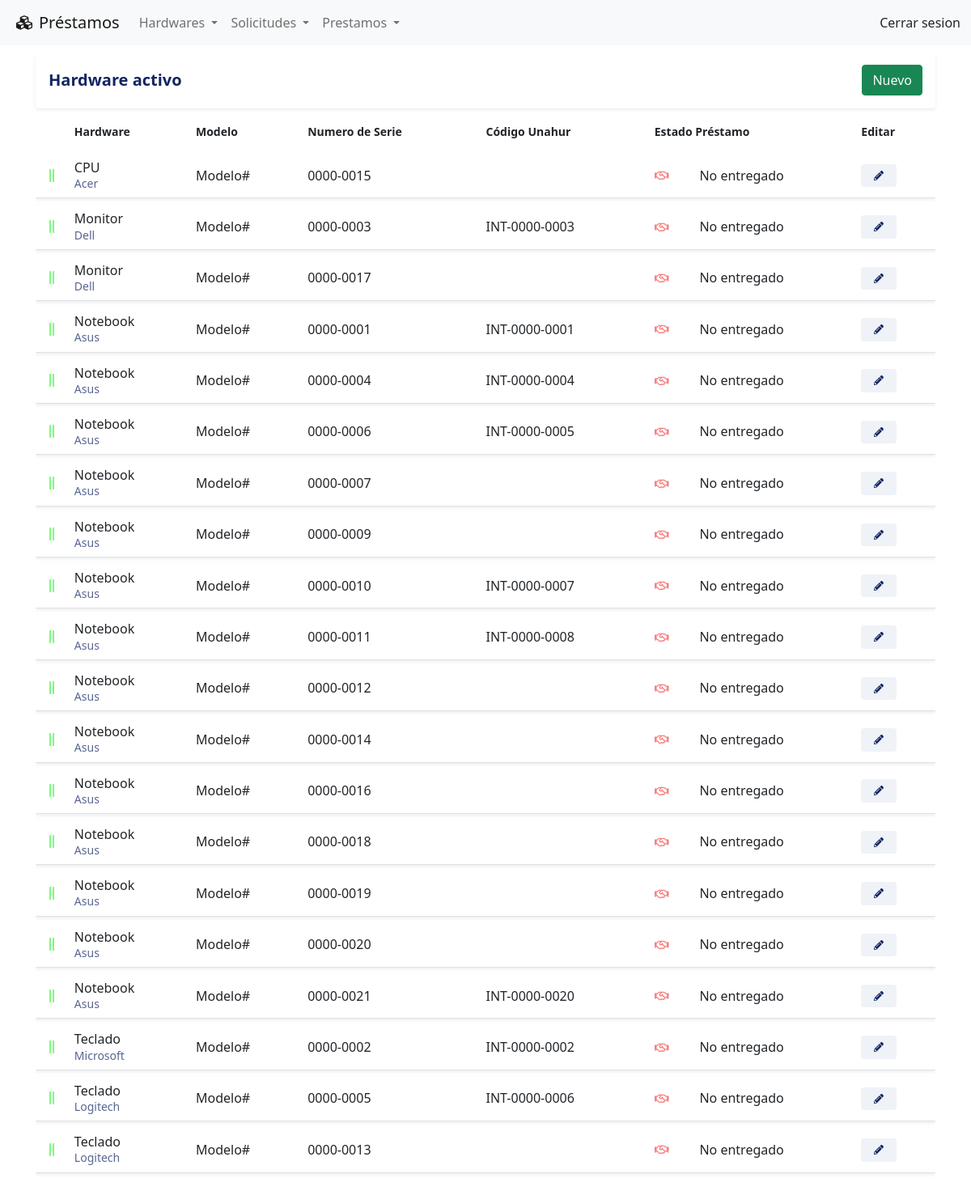
/hardware/activo, run on an earlier commit of the app's database.
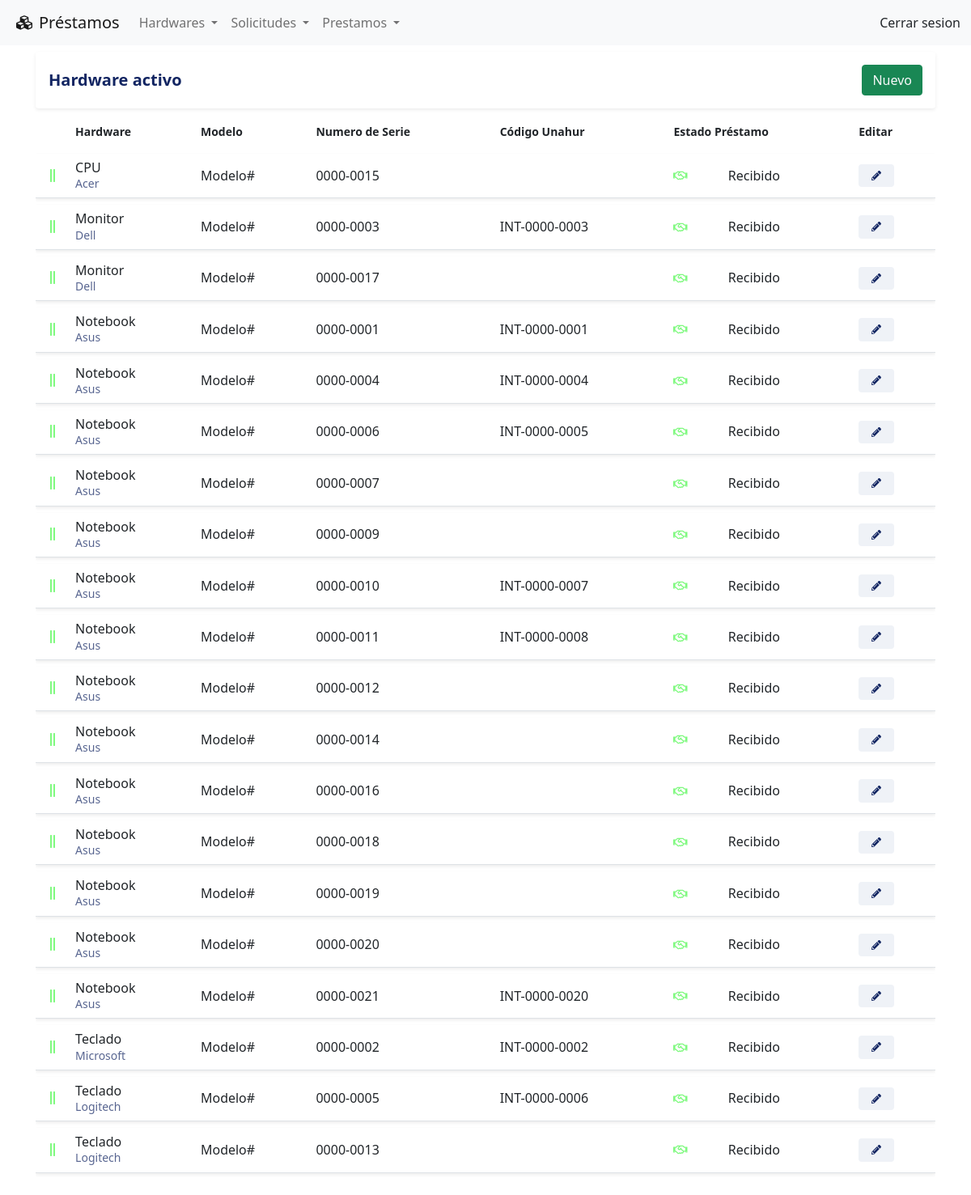
And on a later commit of the database.
### tables this page shows
CREATE TABLE IF NOT EXISTS hardwares
(
    id_hardware INT AUTO_INCREMENT PRIMARY KEY NOT NULL,
    id_tipo_hardware INT NOT NULL,
    id_marca INT NOT NULL,
    descripcion_hardware VARCHAR(1024),
    modelo VARCHAR(40) NOT NULL,
    numero_serie VARCHAR(40) NOT NULL UNIQUE,
    codigo_interno VARCHAR(40),
    id_estado_hardware INT NOT NULL,
    id_estado_prestamo INT NOT NULL,
    created_at TIMESTAMP DEFAULT CURRENT_TIMESTAMP,
    updated_at DATETIME DEFAULT CURRENT_TIMESTAMP ON UPDATE CURRENT_TIMESTAMP,
    FOREIGN KEY (id_tipo_hardware) REFERENCES tipos_hardware (id_tipo_hardware),
    FOREIGN KEY (id_marca) REFERENCES marcas (id_marca)
);

CREATE TABLE IF NOT EXISTS tipos_hardware
(
    id_tipo_hardware INT AUTO_INCREMENT PRIMARY KEY NOT NULL,
    tipo_hardware VARCHAR(40) NOT NULL UNIQUE,
    created_at TIMESTAMP DEFAULT CURRENT_TIMESTAMP,
    updated_at DATETIME DEFAULT CURRENT_TIMESTAMP ON UPDATE CURRENT_TIMESTAMP
);

CREATE TABLE IF NOT EXISTS marcas
(
    id_marca INT AUTO_INCREMENT PRIMARY KEY NOT NULL,
    marca VARCHAR(40) NOT NULL UNIQUE,
    created_at TIMESTAMP DEFAULT CURRENT_TIMESTAMP,
    updated_at DATETIME DEFAULT CURRENT_TIMESTAMP ON UPDATE CURRENT_TIMESTAMP
);

CREATE TABLE IF NOT EXISTS estados_prestamo
( 
    id_estado_prestamo INT AUTO_INCREMENT PRIMARY KEY NOT NULL, 
    estado_prestamo VARCHAR(40) NOT NULL UNIQUE,
    color_estado_prestamo VARCHAR(40) NOT NULL, 
    created_at TIMESTAMP DEFAULT CURRENT_TIMESTAMP,
    updated_at DATETIME DEFAULT CURRENT_TIMESTAMP ON UPDATE CURRENT_TIMESTAMP
);

### index.php (called while the page is built, shortened)
<?php
    require_once "config/database.php";
    include_once "views/layouts/header.php";
    include_once "views/layouts/navbar.php";
    include_once "views/layouts/main.php";
    include_once "views/layouts/footer.php";
?>

### controllers/hardwareController.php (called while the page is built, shortened)
<?php
require_once 'models/hardwareModel.php';
class HardwareController{
    public function activo() {
        $hardware = new HardwareModel();
        $hardwares = $hardware->getAll();
        $hardware->setEncabezado('activo');
        $estado = 1;
        require_once 'views/hardware/listado.php';
    }
}

### config/database.php (called while the page is built)
<?php
class Database {
    public static function connect(){
        $db = new mysqli('localhost', 'root', '', 'prestamos');
        $db->query ("SET NAMES 'utf-8'");
        return $db;
    }
}

### models/hardwareModel.php (called while the page is built, shortened)
<?php
class HardwareModel{
    private $db;
    private $encabezado;
    public function __construct() {
        $this->db = Database::connect();
    }
    public function getEncabezado() {
        return $this->encabezado;
    }
    public function setEncabezado($encabezado) {
        $this->encabezado = $encabezado;
    }
    public function getAll() {
        $hardwares = $this->db->query(
            "SELECT
                hardwares.id_hardware,
                tipos_hardware.tipo_hardware,
                marcas.marca,
                hardwares.modelo,
                hardwares.numero_serie,
                hardwares.codigo_interno,
                hardwares.id_estado_hardware,
                estados_hardware.estado_hardware,
                hardwares.id_estado_prestamo,
                estados_prestamo.estado_prestamo,
                hardwares.descripcion_hardware,
                hardwares.created_at AS created_at_hardware
            FROM
                hardwares
            INNER JOIN
                tipos_hardware ON hardwares.id_tipo_hardware = tipos_hardware.id_tipo_hardware
            INNER JOIN
                marcas ON hardwares.id_marca = marcas.id_marca
            INNER JOIN
                estados_hardware ON hardwares.id_estado_hardware = estados_hardware.id_estado_hardware
            INNER JOIN
                estados_prestamo ON hardwares.id_estado_prestamo = estados_prestamo.id_estado_prestamo
            ORDER BY tipos_hardware.tipo_hardware, hardwares.numero_serie;
        ");
        return $hardwares;
    }
}

### views/hardware/listado.php (the view, shortened to what this page needs)
<div class="row">
    <div class="col align-middle">
        <div class="card d-inline-block border-0 shadow-sm shadow-hover w-100">
            <div class="card-body d-flex justify-content-between align-items-center">
                <h5 class="mb-0"> Hardware <?= $hardware->getEncabezado()?></h5>
                <a href="<?= URL ?>hardware/nuevo"class="btn btn-success text-light">Nuevo</a>
			</div>
        </div>
    </div>
</div>
<div class="row">
    <div class="col">
        <div class="table-responsive">
            <table class="table table-hover">
                <thead class="thead-light">
                    <tr>
                        <th scope="col"><small class="font-weight-bold"><small></th>
                        <th scope="col"><small class="font-weight-bold">Hardware<small></th>
                        <th scope="col"><small class="font-weight-bold">Modelo<small></th>
                        <th scope="col"><small class="font-weight-bold">Numero de Serie<small></th>
                        <th scope="col"><small class="font-weight-bold">Código Unahur<small></th>
                        <th scope="col" colspan=2><small class="font-weight-bold">Estado Préstamo<small></th>
                        <th scope="col"><small class="font-weight-bold">Editar<small></th>
                    </tr>
                </thead>
                <tbody>
                    <?php while($dato = $hardwares->fetch_object()): ?>
                    <?php  $estadoHardware = $dato->id_estado_hardware;
                        if($estadoHardware == $estado) {
                    ?>
                        <tr class="shadow-sm">
                            <td class="align-middle text-center">
                                <i class="fas fa-grip-lines-vertical"
                                        <?php
                                            switch ($estado) {
                                                case 1:
                                                    echo  'style="color:rgba(0, 244, 0, 0.5)"';
                                                break;
                                        }
                                    ?>
                                > </i>
                            </td>
                            <td><span class="d-block"><?= $dato->tipo_hardware; ?></span><small class="text-muted"><?= $dato->marca; ?></small>
                            </td>
                            <td class="align-middle"><span><?= $dato->modelo; ?></span></td>
                            <td class="align-middle"><span><?= $dato->numero_serie; ?></span></td>
                            <td class="align-middle"><span><?= $dato->codigo_interno; ?></span></td>
                            <td class="align-middle">
                                <span>
                                    <i class="far fa-handshake fa-sm"
                                                <?php
                                                    switch ($dato->id_estado_prestamo) {
                                                        case 1:
                                                            echo  'style="color:rgba(244, 0, 0, 0.5)"';
                                                        break;
                                                        case 3:
                                                            echo 'style="color:rgba(0, 244, 0, 0.5)"';
                                                        break;
                                                }
                                            ?>
                                        > </i>
                                </span>
                            </td>
                            <td class="align-middle">
                                <?= $dato->estado_prestamo; ?>
                            </td>
                            <td class="align-middle">
                                <a href = "<?= URL ?>hardware/editar&id=<?=$dato->id_hardware?>">
                                    <span class="badge badge-secondary"><i class="fas fa-pencil-alt"></i></span>
                                </a>
                            </td>
                        </tr>
                    <?php } endwhile; ?>
                </tbody>
            </table>
        </div>
    </div>
</div>

### views/layouts/header.php (shortened to what this page needs)
<!DOCTYPE html>
<html lang="es">
<head>
    <link rel="stylesheet" href="<?php echo URL ?>public/css/bootstrap.min.css" />
    <link rel="stylesheet" href="<?php echo URL ?>public/css/all.min.css" />
    <link rel="stylesheet" href="<?php echo URL ?>public/css/style.css" />
</head>
<body>

### views/layouts/navbar.php (shortened to what this page needs)
<nav class="navbar navbar-expand-lg navbar-light bg-light">
    <div class="container-fluid">
        <a class="navbar-brand" href="<?php echo URL ?>"><i class="fas fa-cubes mx-2"></i>Préstamos</a>
        <div class="collapse navbar-collapse" id="navbarSupportedContent">
        <ul class="navbar-nav me-auto mb-2 mb-lg-0">
            <li class="nav-item dropdown">
                <a class="nav-link dropdown-toggle" href="#" id="navbarDropdown" role="button" data-bs-toggle="dropdown" aria-expanded="false">
                    Hardwares
                </a>
            </li>
            <li class="nav-item dropdown">
                <a class="nav-link dropdown-toggle" href="#" id="navbarDropdown" role="button" data-bs-toggle="dropdown" aria-expanded="false">
                    Solicitudes
                </a>
            </li>
            <li class="nav-item dropdown">
                <a class="nav-link dropdown-toggle" href="#" id="navbarDropdown" role="button" data-bs-toggle="dropdown" aria-expanded="false">
                    Prestamos
                </a>
            </li>
        </ul>
            <span class="d-flex ">
                <a class="btn p-0" type="submit">Cerrar sesion</a>
            </span>
        </div>
    </div>
</nav>

### views/layouts/main.php (shortened to what this page needs)
<div class="container-fluid">
  <div class="row justify-content-center m-1 p-1">
  <?php
    if(isset($_GET['controller'])){
      $nombre_controlador = $_GET['controller'].'Controller';
    }elseif(!isset($_GET['controller']) && !isset($_GET['action'])){
      $nombre_controlador = CONTROLLER_DEFAULT;
    }else{
      show_error();
      exit();
    }
    if(class_exists($nombre_controlador)){
      $controlador = new $nombre_controlador();
      if(isset($_GET['action']) && method_exists($controlador, $_GET['action'])){
        $action = $_GET['action'];
        $controlador->$action();
      }elseif(!isset($_GET['controller']) && !isset($_GET['action'])){
        $action_default = ACTION_DEFAULT;
        $controlador->$action_default();
      }else{
        show_error();
      }
    }else{
      show_error();
    }
    ?>
  </div>
</div>

### views/layouts/footer.php (shortened to what this page needs)
</body>
</html>

### public/css/style.css (style rules this page uses)
:root { --primary: #122562; --light: #ffffff; --light-blue: #F5F6FA; --grey: #eff2f7; }
h1, h2, h3, h4, h5, h6 { color: var(--primary); font-weight: 700; }
.text-muted { color: var(--primary) !important; opacity: .7; }
.shadow-sm { box-shadow: 0 0 1.25rem rgba(11,37,75,.05); }
.shadow-hover { transition: 1s ease-in-out; }
.badge { padding: .5rem 1rem; }
.badge-secondary { background-color: var(--grey); color: var(--primary); }
table { border-collapse: separate; border-spacing: 0 .5rem; }
table thead th { border: 0 !important; }
table tbody tr { background-color: var(--light); }
table tbody td { border-top: 0 !important; line-height: 1.2; }
html { position: relative; min-height: 100%; }
body { margin-bottom: 60px; }

What changed in the data, as far as the page shows it:
changed hardwares "CPU": id_estado_prestamo 1 → 3 (drawn); id_estado_prestamo.estado_prestamo "No entregado" → "Recibido"
changed hardwares "INT-0000-0003": id_estado_prestamo 1 → 3 (drawn); id_estado_prestamo.estado_prestamo "No entregado" → "Recibido"
changed hardwares (number 3 of 20 on the later page): id_estado_prestamo 1 → 3 (drawn); id_estado_prestamo.estado_prestamo "No entregado" → "Recibido"
changed hardwares "INT-0000-0001": id_estado_prestamo 1 → 3 (drawn); id_estado_prestamo.estado_prestamo "No entregado" → "Recibido"
changed hardwares "INT-0000-0004": id_estado_prestamo 1 → 3 (drawn); id_estado_prestamo.estado_prestamo "No entregado" → "Recibido"
changed hardwares "INT-0000-0005": id_estado_prestamo 1 → 3 (drawn); id_estado_prestamo.estado_prestamo "No entregado" → "Recibido"
changed hardwares (number 7 of 20 on the later page): id_estado_prestamo 1 → 3 (drawn); id_estado_prestamo.estado_prestamo "No entregado" → "Recibido"
changed hardwares (number 8 of 20 on the later page): id_estado_prestamo 1 → 3 (drawn); id_estado_prestamo.estado_prestamo "No entregado" → "Recibido"
changed hardwares "INT-0000-0007": id_estado_prestamo 1 → 3 (drawn); id_estado_prestamo.estado_prestamo "No entregado" → "Recibido"
changed hardwares "INT-0000-0008": id_estado_prestamo 1 → 3 (drawn); id_estado_prestamo.estado_prestamo "No entregado" → "Recibido"
changed hardwares (number 11 of 20 on the later page): id_estado_prestamo 1 → 3 (drawn); id_estado_prestamo.estado_prestamo "No entregado" → "Recibido"
changed hardwares (number 12 of 20 on the later page): id_estado_prestamo 1 → 3 (drawn); id_estado_prestamo.estado_prestamo "No entregado" → "Recibido"
changed hardwares (number 13 of 20 on the later page): id_estado_prestamo 1 → 3 (drawn); id_estado_prestamo.estado_prestamo "No entregado" → "Recibido"
changed hardwares (number 14 of 20 on the later page): id_estado_prestamo 1 → 3 (drawn); id_estado_prestamo.estado_prestamo "No entregado" → "Recibido"
changed hardwares (number 15 of 20 on the later page): id_estado_prestamo 1 → 3 (drawn); id_estado_prestamo.estado_prestamo "No entregado" → "Recibido"
changed hardwares (number 16 of 20 on the later page): id_estado_prestamo 1 → 3 (drawn); id_estado_prestamo.estado_prestamo "No entregado" → "Recibido"
changed hardwares "INT-0000-0020": id_estado_prestamo 1 → 3 (drawn); id_estado_prestamo.estado_prestamo "No entregado" → "Recibido"
changed hardwares "INT-0000-0002": id_estado_prestamo 1 → 3 (drawn); id_estado_prestamo.estado_prestamo "No entregado" → "Recibido"
changed hardwares "INT-0000-0006": id_estado_prestamo 1 → 3 (drawn); id_estado_prestamo.estado_prestamo "No entregado" → "Recibido"
changed hardwares (number 20 of 20 on the later page): id_estado_prestamo 1 → 3 (drawn); id_estado_prestamo.estado_prestamo "No entregado" → "Recibido"
